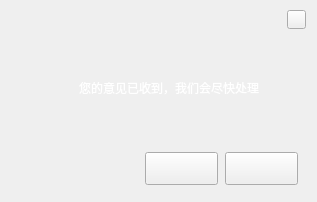
<?xml version="1.0" encoding="UTF-8"?>
<ui version="4.0">
 <class>FeedBackWidget</class>
 <widget class="QWidget" name="FeedBackWidget">
  <property name="geometry">
   <rect>
    <x>0</x>
    <y>0</y>
    <width>317</width>
    <height>202</height>
   </rect>
  </property>
  <property name="windowTitle">
   <string>Form</string>
  </property>
  <property name="styleSheet">
   <string notr="true">#FeedBackWidget{border-image: url(:/image/FeedBackWidget/bg_advice.png);}</string>
  </property>
  <widget class="QStackedWidget" name="stackedWidget">
   <property name="geometry">
    <rect>
     <x>0</x>
     <y>0</y>
     <width>317</width>
     <height>202</height>
    </rect>
   </property>
   <property name="styleSheet">
    <string notr="true">#stacedWidget{background-color:rgba(255,255,255,0);}</string>
   </property>
   <property name="currentIndex">
    <number>1</number>
   </property>
   <widget class="QWidget" name="EditPage">
    <widget class="QPushButton" name="editPgDoneBtn">
     <property name="geometry">
      <rect>
       <x>225</x>
       <y>152</y>
       <width>73</width>
       <height>33</height>
      </rect>
     </property>
     <property name="styleSheet">
      <string notr="true">
QPushButton::hover{border-image: url(:/image/FeedBackWidget/bt_done_hover.png);}
QPushButton{border-image: url(:/image/FeedBackWidget/bt_done.png);}</string>
     </property>
     <property name="text">
      <string/>
     </property>
    </widget>
    <widget class="QPushButton" name="editPgCloseBtn">
     <property name="geometry">
      <rect>
       <x>287</x>
       <y>10</y>
       <width>19</width>
       <height>19</height>
      </rect>
     </property>
     <property name="styleSheet">
      <string notr="true">
QPushButton::hover{border-image: url(:/image/FeedBackWidget/bt_close_hover.png);}
QPushButton{border-image: url(:/image/FeedBackWidget/bt_close.png);}</string>
     </property>
     <property name="text">
      <string/>
     </property>
    </widget>
    <widget class="QLabel" name="editPgTextLb">
     <property name="geometry">
      <rect>
       <x>17</x>
       <y>24</y>
       <width>211</width>
       <height>16</height>
      </rect>
     </property>
     <property name="styleSheet">
      <string notr="true">color:white;font:14px &quot;宋体&quot;</string>
     </property>
     <property name="text">
      <string>您的意见或建议对我们很重要哦~</string>
     </property>
    </widget>
   </widget>
   <widget class="QWidget" name="ConfirmPage">
    <widget class="QPushButton" name="confirmPgCloseBtn">
     <property name="geometry">
      <rect>
       <x>287</x>
       <y>10</y>
       <width>19</width>
       <height>19</height>
      </rect>
     </property>
     <property name="styleSheet">
      <string notr="true">
QPushButton::hover{border-image: url(:/image/FeedBackWidget/bt_close_hover.png);}
QPushButton{border-image: url(:/image/FeedBackWidget/bt_close.png);}</string>
     </property>
     <property name="text">
      <string/>
     </property>
    </widget>
    <widget class="QPushButton" name="confirmPgDoneBtn">
     <property name="geometry">
      <rect>
       <x>225</x>
       <y>152</y>
       <width>73</width>
       <height>33</height>
      </rect>
     </property>
     <property name="styleSheet">
      <string notr="true">
QPushButton::hover{border-image: url(:/image/FeedBackWidget/bt_done_hover.png);}
QPushButton{border-image: url(:/image/FeedBackWidget/bt_done.png);}</string>
     </property>
     <property name="text">
      <string/>
     </property>
    </widget>
    <widget class="QPushButton" name="confirmPgAdviceBtn">
     <property name="geometry">
      <rect>
       <x>145</x>
       <y>152</y>
       <width>73</width>
       <height>33</height>
      </rect>
     </property>
     <property name="styleSheet">
      <string notr="true">
QPushButton::hover{border-image: url(:/image/FeedBackWidget/bt_advice_hover.png);}
QPushButton{border-image: url(:/image/FeedBackWidget/bt_advice.png);}</string>
     </property>
     <property name="text">
      <string/>
     </property>
    </widget>
    <widget class="QLabel" name="confirmPgImgLb">
     <property name="geometry">
      <rect>
       <x>20</x>
       <y>63</y>
       <width>51</width>
       <height>51</height>
      </rect>
     </property>
     <property name="styleSheet">
      <string notr="true">border-image: url(:/image/FeedBackWidget/img_smile.png);</string>
     </property>
     <property name="text">
      <string/>
     </property>
    </widget>
    <widget class="QLabel" name="confirmPgTextLb">
     <property name="geometry">
      <rect>
       <x>79</x>
       <y>77</y>
       <width>231</width>
       <height>21</height>
      </rect>
     </property>
     <property name="styleSheet">
      <string notr="true">color:white;font:14px &quot;宋体&quot;</string>
     </property>
     <property name="text">
      <string>您的意见已收到，我们会尽快处理</string>
     </property>
    </widget>
   </widget>
  </widget>
 </widget>
 <resources/>
 <connections/>
</ui>
